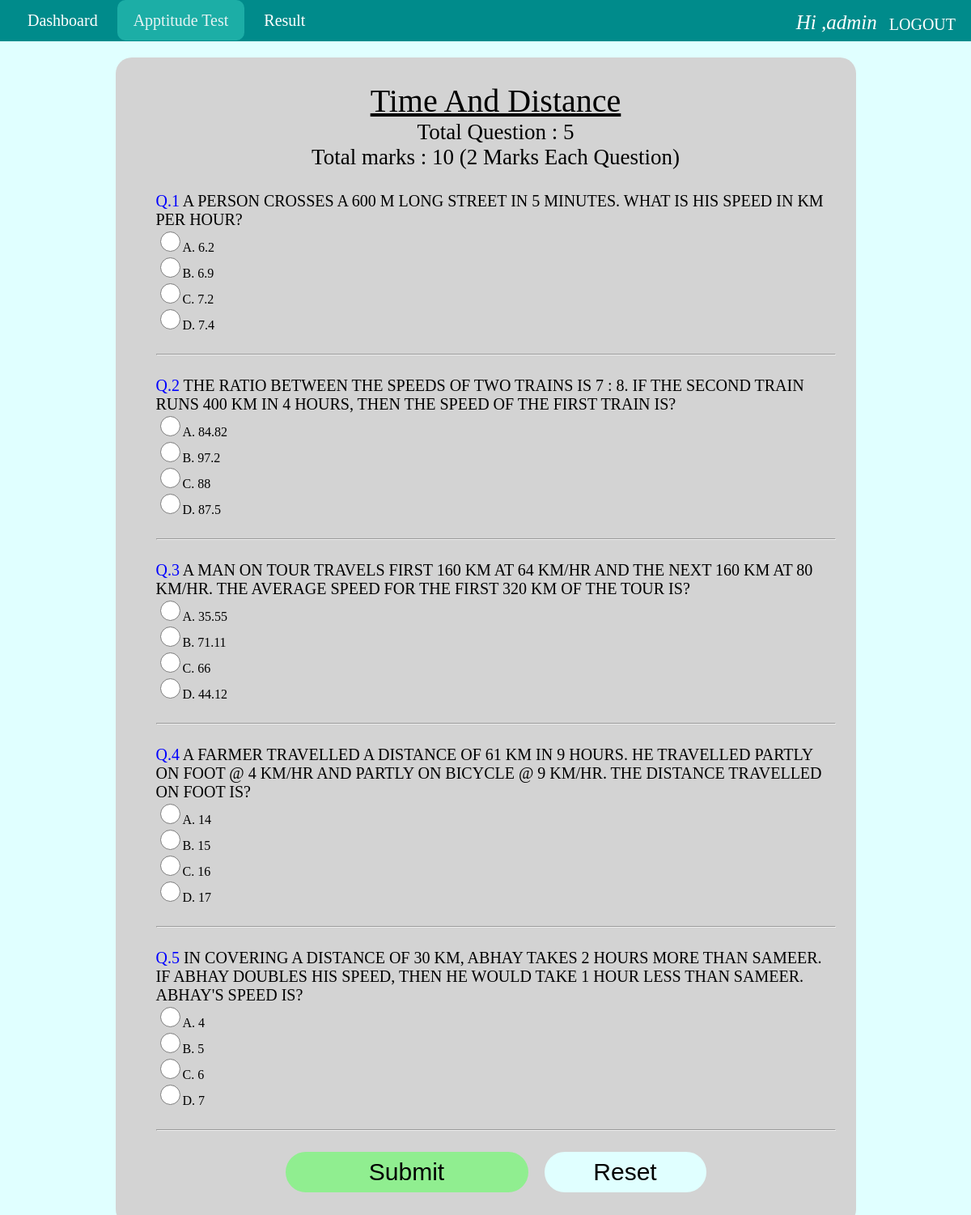
The app's page /test.php?topic=Time And Distance (signed in) with its own data.
### tables this page shows
CREATE TABLE `test` (
  `id` int(11) NOT NULL,
  `topic` varchar(50) NOT NULL,
  `each_carry` int(11) NOT NULL,
  `q1` varchar(250) NOT NULL,
  `q1_option1` varchar(50) NOT NULL,
  `q1_option2` varchar(50) NOT NULL,
  `q1_option3` varchar(50) NOT NULL,
  `q1_option4` varchar(50) NOT NULL,
  `q1_answer` varchar(50) NOT NULL,
  `q2` varchar(250) NOT NULL,
  `q2_option1` varchar(50) NOT NULL,
  `q2_option2` varchar(50) NOT NULL,
  `q2_option3` varchar(50) NOT NULL,
  `q2_option4` varchar(50) NOT NULL,
  `q2_answer` varchar(50) NOT NULL,
  `q3` varchar(250) NOT NULL,
  `q3_option1` varchar(50) NOT NULL,
  `q3_option2` varchar(50) NOT NULL,
  `q3_option3` varchar(50) NOT NULL,
  `q3_option4` varchar(50) NOT NULL,
  `q3_answer` varchar(50) NOT NULL,
  `q4` varchar(250) NOT NULL,
  `q4_option1` varchar(50) NOT NULL,
  `q4_option2` varchar(50) NOT NULL,
  `q4_option3` varchar(50) NOT NULL,
  `q4_option4` varchar(50) NOT NULL,
  `q4_answer` varchar(50) NOT NULL,
  `q5` varchar(250) NOT NULL,
  `q5_option1` varchar(50) NOT NULL,
  `q5_option2` varchar(50) NOT NULL,
  `q5_option3` varchar(25) NOT NULL,
  `q5_option4` varchar(50) NOT NULL,
  `q5_answer` varchar(50) NOT NULL
);

### php/session.php (called while the page is built, shortened)
<?php
   if(!isset($_SESSION['login_user'])){
      header("location:login.php");
   }
   else{
	   $login_session = $_SESSION['login_user'];
   }
?>

### test.php (the view, shortened to what this page needs)
<?php
include("php/session.php");
if($_GET['topic']){
	$topic = $_GET['topic'];
	$sql = "select * from test where topic = '$topic' ";
	$query = mysqli_query($con,$sql);
	$result = mysqli_fetch_assoc($query);
	$total_question = 5;
	$total_marks = $total_question * $result['each_carry'];
?>
<html>
 <head>
 	<link rel="stylesheet" type="text/css" href="css/home.css">
 </head>
 <body bgcolor="lightcyan">
<nav>
	<a href="dashboard.php">Dashboard</a>
	<a href="test.php" class="active">Apptitude Test</a>
	<a href="result.php">Result</a>
	<a href="php/logout.php" style="float: right;margin: 0;padding: 5px;opacity: 1.0">LOGOUT</a>
	<font style="float: right;font-size: 25;padding-right:10px;font-style: italic; color: white">Hi ,<?php echo $login_session ?></font>
</nav>
 <center>
 <div>
 	<form onsubmit="return submitTest()" method="post" style="text-align: left;">
 		<center>
 		<p style="text-decoration: underline;margin-bottom: 0px;font-size: 40;margin-top: 5px;"><?php echo $_GET['topic'];?></p>
 		<p style="margin-top: 0px;font-size: 27;margin-bottom: 0px;">Total Question : <?php echo $total_question; ?></p>
 		<p style="font-size: 27;margin-top: 0px;">Total marks : <?php echo $total_marks; ?> (<?php echo $result['each_carry']; ?> Marks Each Question)</p>
 		</center>
		<label><font color="blue">Q.1</font> <?php echo $result['q1']; ?></label><br>
		<input type="radio" name="q1" value="<?php echo $result['q1_option1']; ?>">A. <?php echo $result['q1_option1']; ?><br>
		<input type="radio" name="q1" value="<?php echo $result['q1_option2']; ?>">B. <?php echo $result['q1_option2']; ?><br>
		<input type="radio" name="q1" value="<?php echo $result['q1_option3']; ?>">C. <?php echo $result['q1_option3']; ?><br>
		<input type="radio" name="q1" value="<?php echo $result['q1_option4']; ?>">D. <?php echo $result['q1_option4']; ?><br>
		<br><hr><br>
		<label>
			<font color="blue">Q.2</font> <?php echo $result['q2']; ?>
		</label><br>
		<input type="radio" name="q2" value="<?php echo $result['q2_option1']; ?>">A. <?php echo $result['q2_option1']; ?><br>
		<input type="radio" name="q2" value="<?php echo $result['q2_option2']; ?>">B. <?php echo $result['q2_option2']; ?><br>
		<input type="radio" name="q2" value="<?php echo $result['q2_option3']; ?>">C. <?php echo $result['q2_option3']; ?><br>
		<input type="radio" name="q2" value="<?php echo $result['q2_option4']; ?>">D. <?php echo $result['q2_option4']; ?><br>
		<br><hr><br>
			<label><font color="blue">Q.3</font> <?php echo $result['q3']; ?></label><br>
		<input type="radio" name="q3" value="<?php echo $result['q3_option1']; ?>">A. <?php echo $result['q3_option1']; ?><br>
		<input type="radio" name="q3" value="<?php echo $result['q3_option2']; ?>">B. <?php echo $result['q3_option2']; ?><br>
		<input type="radio" name="q3" value="<?php echo $result['q3_option3']; ?>">C. <?php echo $result['q3_option3']; ?><br>
		<input type="radio" name="q3" value="<?php echo $result['q3_option4']; ?>">D. <?php echo $result['q3_option4']; ?><br>
		<br><hr><br>
		<label>
			<font color="blue">Q.4</font> 	<?php echo $result['q4']; ?>
		</label><br>
		<input type="radio" name="q4" value="<?php echo $result['q4_option1']; ?>">A. <?php echo $result['q4_option1']; ?><br>
		<input type="radio" name="q4" value="<?php echo $result['q4_option2']; ?>">B. <?php echo $result['q4_option2']; ?><br>
		<input type="radio" name="q4" value="<?php echo $result['q4_option3']; ?>">C. <?php echo $result['q4_option3']; ?><br>
		<input type="radio" name="q4" value="<?php echo $result['q4_option4']; ?>">D. <?php echo $result['q4_option4']; ?><br>
		<br><hr><br>
			<label><font color="blue">Q.5</font> <?php echo $result['q5']; ?>
		</label><br>
		<input type="radio" name="q5" value="<?php echo $result['q5_option1']; ?>">A. <?php echo $result['q5_option1']; ?><br>
		<input type="radio" name="q5" value="<?php echo $result['q5_option2']; ?>">B. <?php echo $result['q5_option2']; ?><br>
		<input type="radio" name="q5" value="<?php echo $result['q5_option3']; ?>">C. <?php echo $result['q5_option3']; ?><br>
		<input type="radio" name="q5" value="<?php echo $result['q5_option4']; ?>">D. <?php echo $result['q5_option4']; ?><br>
		<br><hr><br>
		<center><button type="submit">Submit</button><input class="reset" type="reset" value="Reset"></center>
 	</form>
 </div>
 </center>
</body>
</html>
<?php
}
else{
	header("location:dashboard.php");
}
?>

### css/home.css (style rules this page uses)
body,html { padding: 0; margin: 0; }
nav { background-color: darkcyan; padding: 14px; }
nav a { color: white; text-decoration: none; font-size:20px; padding: 14px 20px; border-radius: 10px; }
nav a.active { background-color: lightseagreen; opacity: 0.9; }

### test.php (style rules this page uses)
div { padding: 25px; padding-left: 50px; margin: 20px; width: 70%; border-radius: 20px; border: hidden; background-color: lightgrey; }
input[type="radio"] { width: 25px; height: 25px; }
label { font-size: 20; text-transform: uppercase; }
button { width: 300px; font-size: 30; border-radius: 25px; border:solid lightgreen; background-color: lightgreen; padding: 5px; }
.reset { width: 200; font-size: 30; border-radius: 25px; border:solid lightcyan; background-color: lightcyan; padding: 5px; margin-left: 20px; }

### records on screen
test: each_carry "10", each_carry "2", q1 "A PERSON CROSSES A 600 M LONG STREET IN 5 MINUTES. WHAT IS HIS SPEED IN KM PER HOUR?", q1_option1 "6.2", q1_option2 "6.9", q1_option3 "7.2", q1_option4 "7.4", q2 "THE RATIO BETWEEN THE SPEEDS OF TWO TRAINS IS 7 : 8. IF THE SECOND TRAIN RUNS 400 KM IN 4 HOURS, THEN THE SPEED OF THE FIRST TRAIN IS?", q2_option1 "84.82", q2_option2 "97.2", q2_option3 "88", q2_option4 "87.5", q3 "A MAN ON TOUR TRAVELS FIRST 160 KM AT 64 KM/HR AND THE NEXT 160 KM AT 80 KM/HR. THE AVERAGE SPEED FOR THE FIRST 320 KM OF THE TOUR IS?", q3_option1 "35.55", q3_option2 "71.11", q3_option3 "66", q3_option4 "44.12", q4 "A FARMER TRAVELLED A DISTANCE OF 61 KM IN 9 HOURS. HE TRAVELLED PARTLY ON FOOT @ 4 KM/HR AND PARTLY ON BICYCLE @ 9 KM/HR. THE DISTANCE TRAVELLED ON FOOT IS?", q4_option1 "14", q4_option2 "15", q4_option3 "16", q4_option4 "17", q5 "IN COVERING A DISTANCE OF 30 KM, ABHAY TAKES 2 HOURS MORE THAN SAMEER. IF ABHAY DOUBLES HIS SPEED, THEN HE WOULD TAKE 1 HOUR LESS THAN SAMEER. ABHAY'S SPEED IS?", q5_option1 "4", q5_option2 "5", q5_option3 "6", q5_option4 "7"

### other values on screen
$login_session "admin"
$_GET['topic'] "Time And Distance"
$total_question "5"
